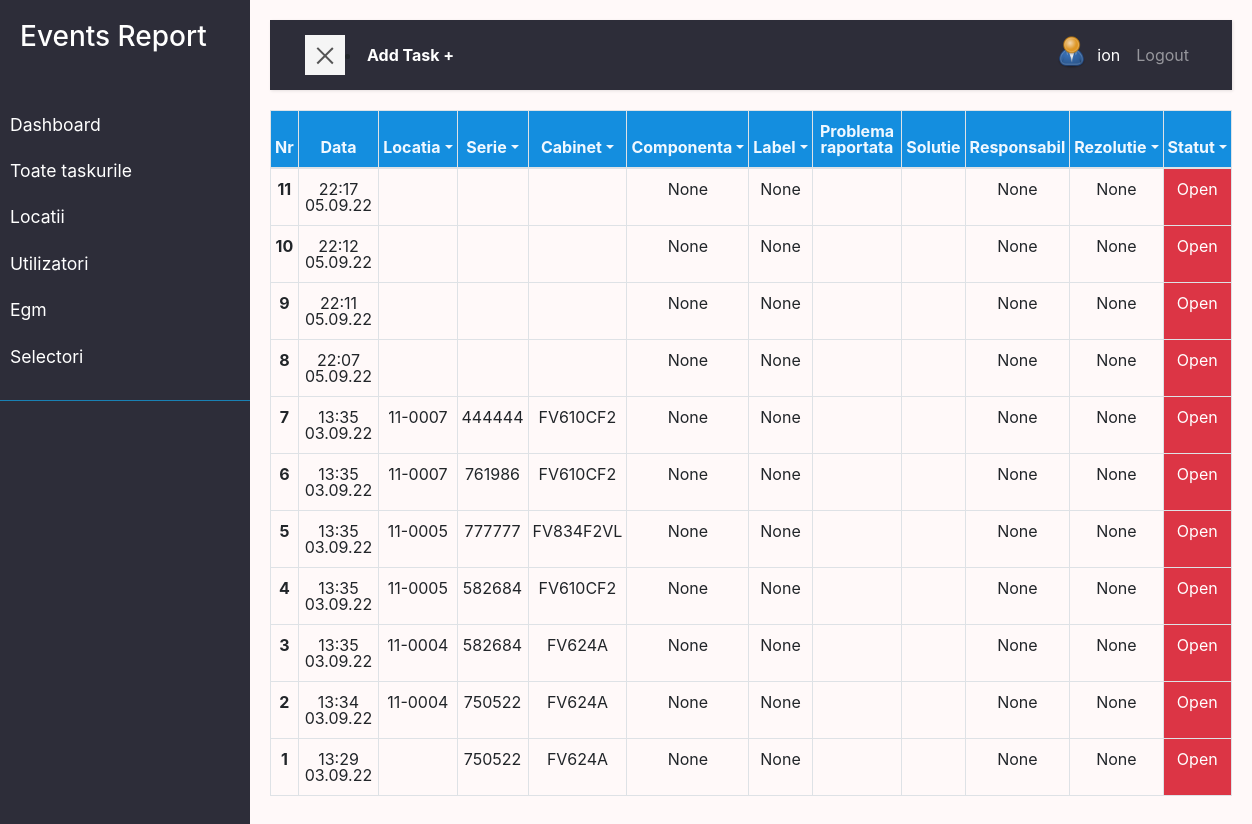
The app's page / (signed in), older data.
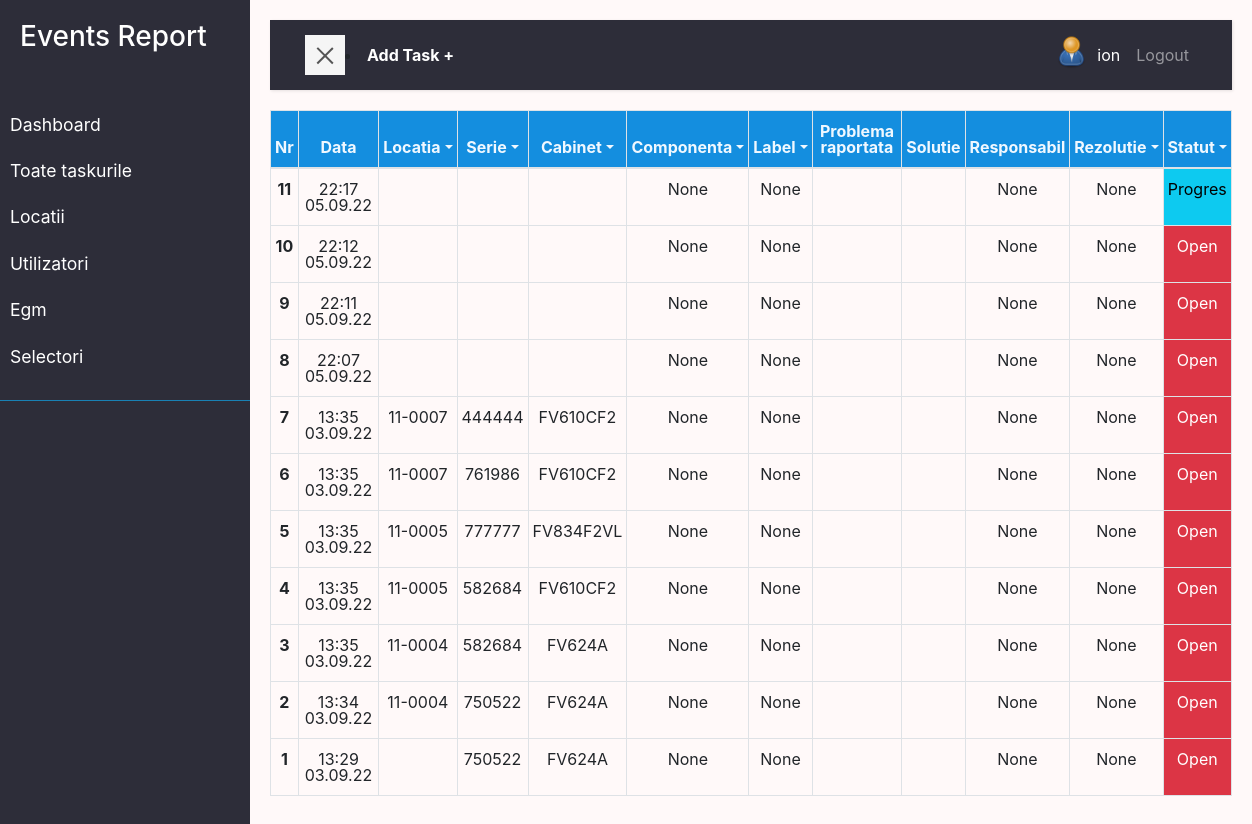
The same page, newer data.
### task/models.py (models this page shows, shortened)
class Task(models.Model):
    STAT = (
        ('open', 'Open'),
        ('closed', 'Closed'),
        ('in_progres', 'Progres'),
        ('waiting_vnet', 'VNET'),
        ('waiting_cmac', 'CMAC'),
        ('waiting_lnm', 'LNM'),
    )
    nr = models.BigAutoField(primary_key=True, unique=True, editable=False)
    created = models.DateTimeField(auto_now_add=True, null=True, blank=True)
    locatia = models.ForeignKey(
        Location, null=True, blank=True, on_delete=models.DO_NOTHING)
    egm = models.ForeignKey(Egm, null=True, blank=True,
                            on_delete=models.DO_NOTHING)
    owner = models.ForeignKey(
        Profile, null=True, blank=True, on_delete=models.DO_NOTHING)
    informatorul = models.CharField(max_length=200, blank=True, null=True)
    componenta = models.ForeignKey(
        'Componenta', null=True, blank=True, on_delete=models.DO_NOTHING)
    label = models.ForeignKey(
        'Label', null=True, blank=True, on_delete=models.DO_NOTHING)
    problema = models.TextField(blank=True, null=True)
    solutie = models.TextField(blank=True, null=True)
    sumar = models.TextField(blank=True, null=True)
    responsabil = models.CharField(max_length=200, blank=True, null=True)
    rezolutie = models.ForeignKey(
        'Rezolutie', null=True, blank=True, on_delete=models.DO_NOTHING)
    status = models.CharField(max_length=200, choices=STAT, default='open')
    data_inchidere = models.DateTimeField(null=True, blank=True)
    supervisor = models.CharField(max_length=200, blank=True, null=True)
    class Meta:
        ordering = ['-created']

### task/views.py (the view)
# urls.py: path('', views.tasks, name='tasks'),
@login_required(login_url='login')
def tasks(request):
    componente = Componenta.objects.all()
    cabinete = Cabinet.objects.all()
    egms = Egm.objects.all()
    rezolutii = Rezolutie.objects.all()
    labels = Label.objects.all()
    tasks = Task.objects.all()
    locatii = Location.objects.all()
    context = {'tasks': tasks, 'rezolutii': rezolutii, 'labels': labels,
               'componente': componente, 'cabinete': cabinete, 'egms': egms, 'locatii': locatii}
    return render(request, 'task/tasks.html', context)

### egm/models.py (called while the page is built)
    def __str__(self):
        return self.serie

    def __str__(self):
        return self.name

### location/models.py (called while the page is built)
    def __str__(self):
        return self.numar

### task/models.py (called while the page is built)
    def __str__(self):
        return self.name

### user/models.py (called while the page is built)
    @property
    def imageURL(self):
        try:
            url = self.profile_image.url
        except:
            url = ''
        return url

### task/templates/task/tasks.html (shortened to what this page needs)
{% extends 'main.html' %}
{% load static %}
{% block content %}
<div class=" text-center  tableFixHead">
      <table class="table table-bordered table-hover lh-1  " id="tabel">
        <thead >
        <tr >
          <th class="px-1" >Nr</th>
          <th class="px-1" >Data</th>
          <th class="px-1" >
            <a class="dropdown-toggle" type="button" data-bs-toggle="dropdown" aria-expanded="false">Locatia</a>
          </th>
          <th class="px-1">
            <a class="dropdown-toggle" type="button" data-bs-toggle="dropdown" aria-expanded="false">Serie</a>
          </th>
          <th class="px-1">
            <a class="dropdown-toggle" type="button" data-bs-toggle="dropdown" aria-expanded="false">Cabinet</a>
          </th>
          <th class="px-1">
            <a class="dropdown-toggle" type="button" data-bs-toggle="dropdown" aria-expanded="false">Componenta</a>
          </th>
          <th class="px-1">
            <a class="dropdown-toggle" type="button" data-bs-toggle="dropdown" aria-expanded="false">Label</a>
          </th>
          <th class="px-1">Problema raportata</th>
          <th class="px-1">Solutie</th>
          <th class="px-1">Responsabil</th>
          <th class="px-1">
            <a class="dropdown-toggle" type="button" data-bs-toggle="dropdown" aria-expanded="false">Rezolutie</a>
          </th>
          <th class="px-1">
            <a class="dropdown-toggle" type="button" data-bs-toggle="dropdown" aria-expanded="false">Statut</a>
          </th>
        </tr>
        </thead>
        <tbody >
        {% for task in tasks %}
        <tr >
          <th class="px-1"><a  href="{% url 'task' task.nr %}">{{task.nr}}</a></th>
          <td class="px-1">{{task.created|date:"H:i d.m.y"}}</td>
          <td class="px-1">{{task.locatia.numar}}</td>
          <td class="px-1">{{task.egm.serie}}</td>
          <td class="px-1">{{task.egm.cabinet}}</td>
          <td class="px-1">{{task.componenta}}</td>
          <td class="px-1">{{task.label}}</td>
          <td class="px-1" ><a onclick="return false" ondblclick="location=this.href" href="{% url 'task' task.nr %}"><div class="text-start">{{task.problema}}</div></a></td>
          <td class="px-1"><div class="text-start">{{task.solutie}}</div></td>
          <td class="px-1">{{task.responsabil}}</td>
          <td class="px-1">{{task.rezolutie}}</td>
          {% if task.status == 'open' %}
          <td class="text-bg-danger px-1">{{task.get_status_display}}</td>
          {% elif task.status == 'closed' %}
          <td class="text-bg-success px-1">{{task.get_status_display}}</td>
          {% elif task.status == 'in_progres' %}
          <td class="text-bg-info px-1">{{task.get_status_display}}</td>
          {% elif task.status == 'waiting_vnet' %}
          <td class="text-bg-warning px-1">{{task.get_status_display}}</td>
          {% elif task.status == 'waiting_cmac' %}
          <td class="text-bg-secondary px-1">{{task.get_status_display}}</td>
          {% elif task.status == 'waiting_lnm' %}
          <td class="text-bg-primary px-1">{{task.get_status_display}}</td>
          {% endif %}
        </tr>
        {% endfor %}
      </tbody>
      </table>
</div>
  {% endblock %}

Row changes from the older to the newer data that the page shows:
changed Task id 11: status "Open" → "Progres"
